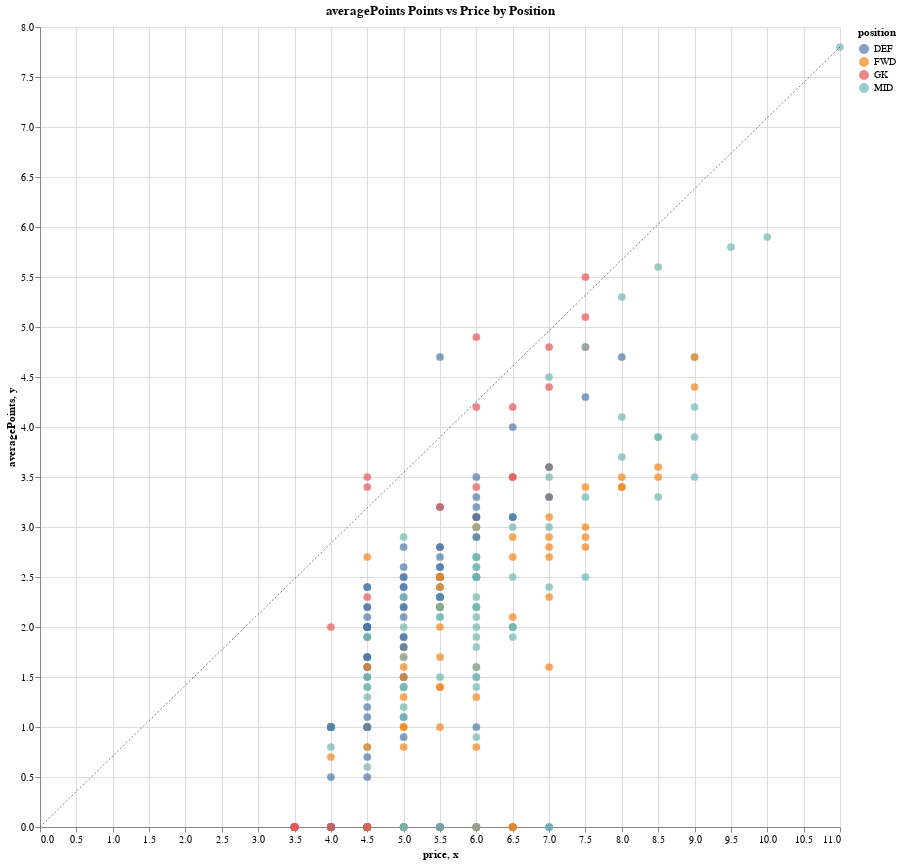

Source (notebook cell):
### Code cell
chart = alt.Chart(df).mark_circle(size=60).encode(
    x='price',
    y='averagePoints',
    color='position', # Color based on position
    tooltip=['displayName', 'position', 'totalPoints', 'averagePoints', 'price']
).properties(
    title='averagePoints Points vs Price by Position'
)
# Create the diagonal line
line = alt.Chart(pd.DataFrame({'x': [0, 11], 'y': [0, 7.8]}), width=800, height=800).mark_line(
    color='black',
    strokeDash=[2, 2],
    opacity=0.5,
    strokeWidth=1
).encode(
    x='x',
    y='y'
)
# Combine the chart and the line
final_chart = chart + line
# Display the chart
final_chart

### Figure 1 — Vega-Lite specification as saved in the notebook (floating-point values rounded to 4 significant figures; data arrays with more than 128 entries replaced by an {"elided": "..."} marker saying what was removed)
{"config": {"view": {"continuousWidth": 300, "continuousHeight": 300}}, "layer": [{"data": {"name": "data-706ec06ba37a3bc756a11ad55ec3ca71"}, "mark": {"type": "circle", "size": 60}, "encoding": {"color": {"field": "position", "type": "nominal"}, "tooltip": [{"field": "displayName", "type": "nominal"}, {"field": "position", "type": "nominal"}, {"field": "totalPoints", "type": "quantitative"}, {"field": "averagePoints", "type": "quantitative"}, {"field": "price", "type": "quantitative"}], "x": {"field": "price", "type": "quantitative"}, "y": {"field": "averagePoints", "type": "quantitative"}}, "title": "averagePoints Points vs Price by Position"}, {"data": {"name": "data-56746be27e55ca66621052c47529ceef"}, "mark": {"type": "line", "color": "black", "opacity": 0.5, "strokeDash": [2, 2], "strokeWidth": 1}, "encoding": {"x": {"field": "x", "type": "quantitative"}, "y": {"field": "y", "type": "quantitative"}}}], "height": 800, "width": 800, "$schema": "https://vega.github.io/schema/vega-lite/v5.20.1.json", "datasets": {"data-706ec06ba37a3bc756a11ad55ec3ca71": {"elided": "312 records"}, "data-56746be27e55ca66621052c47529ceef": [{"x": 0, "y": 0.0}, {"x": 11, "y": 7.8}]}}
